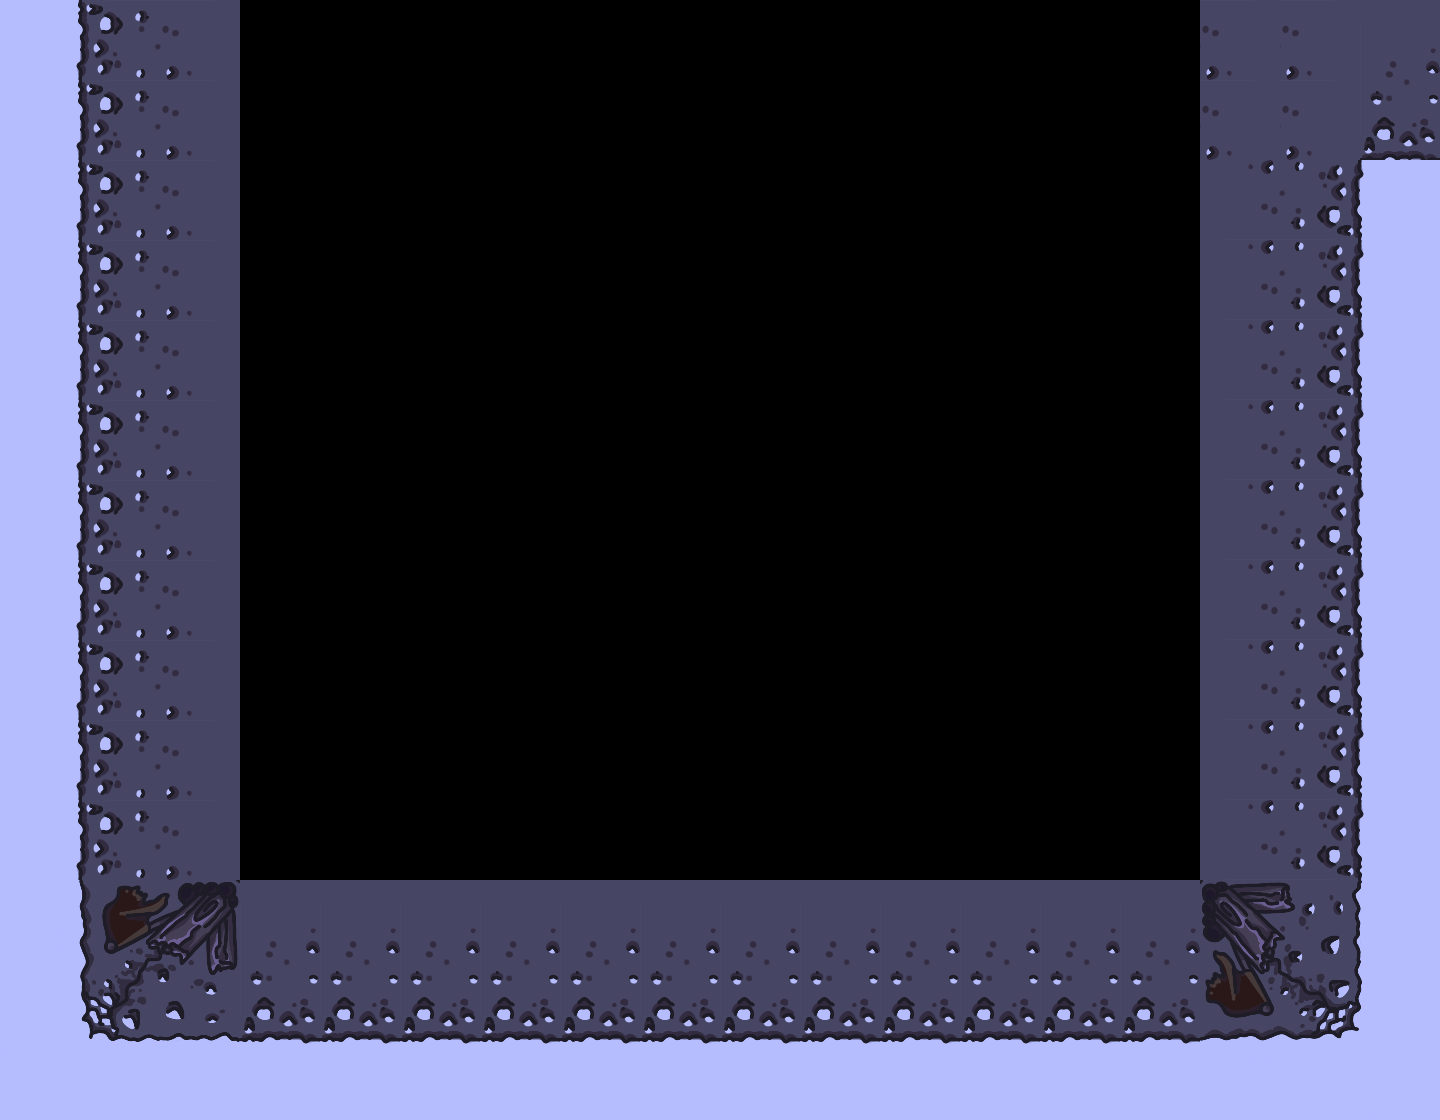

A 2D game scene composited from a Tiled map and its tileset images. What follows is a short description and the map's XML, with every tile layer's data as written:
An orthogonal 18x14 tile map with 80x80 px tiles, 2 tile layers (collision, visible), 4 tilesets and 1 object.

<map version="1.2" tiledversion="1.3.5" orientation="orthogonal" renderorder="right-down" width="18" height="14" tilewidth="80" tileheight="80" infinite="0" nextlayerid="3" nextobjectid="1">
 <tileset firstgid="1" name="WallSpritesheet" tilewidth="80" tileheight="80" tilecount="21" columns="3">
  <image source="../Art/Dungeon Sprites/WallSpritesheet.png" width="240" height="560" />
 </tileset>
 <tileset firstgid="22" name="CoralSpritesheet" tilewidth="80" tileheight="80" tilecount="15" columns="5">
  <image source="../Art/Dungeon Sprites/CoralSpritesheet.png" width="400" height="240" />
 </tileset>
 <tileset firstgid="37" name="Tiles1" tilewidth="80" tileheight="80" tilecount="1" columns="1">
  <image source="../Art/Dungeon Sprites/Tiles1.png" width="80" height="80" />
 </tileset>
 <tileset firstgid="38" name="Wall" tilewidth="80" tileheight="80" tilecount="1" columns="1">
  <image source="../Art/Dungeon Sprites/Wall.png" width="80" height="80" />
  <tile id="0">
   <objectgroup draworder="index" id="2">
    <object id="1" x="0.24587" y="0.24587" width="79.7849" height="79.4161" />
   </objectgroup>
  </tile>
 </tileset>
 <layer id="2" name="collision" width="18" height="14">
  <data encoding="csv">
38,38,38,0,0,0,0,0,0,0,0,0,0,0,0,38,38,38,
38,38,38,0,0,0,0,0,0,0,0,0,0,0,0,38,38,38,
38,38,38,0,0,0,0,0,0,0,0,0,0,0,0,38,38,38,
38,38,38,0,0,0,0,0,0,0,0,0,0,0,0,38,38,38,
38,38,38,0,0,0,0,0,0,0,0,0,0,0,0,38,38,38,
38,38,38,0,0,0,0,0,0,0,0,0,0,0,0,38,38,38,
38,38,38,0,0,0,0,0,0,0,0,0,0,0,0,38,38,38,
38,38,38,0,0,0,0,0,0,0,0,0,0,0,0,38,38,38,
38,38,38,0,0,0,0,0,0,0,0,0,0,0,0,38,38,38,
38,38,38,0,0,0,0,0,0,0,0,0,0,0,0,38,38,38,
38,38,38,0,0,0,0,0,0,0,0,0,0,0,0,38,38,38,
38,38,38,38,38,38,38,38,38,38,38,38,38,38,38,38,38,38,
38,38,38,38,38,38,38,38,38,38,38,38,38,38,38,38,38,38,
38,38,38,38,38,38,38,38,38,38,38,38,38,38,38,38,38,38
</data>
 </layer>
 <layer id="1" name="visible" width="18" height="14">
  <data encoding="csv">
10,11,12,0,0,0,0,0,0,0,0,0,0,0,0,12,12,1610612748,
10,11,12,0,0,0,0,0,0,0,0,0,0,0,0,12,12,1610612747,
10,11,12,0,0,0,0,0,0,0,0,0,0,0,0,3221225484,3221225483,3221225482,
10,11,12,0,0,0,0,0,0,0,0,0,0,0,0,3221225484,3221225483,3221225482,
10,11,12,0,0,0,0,0,0,0,0,0,0,0,0,3221225484,3221225483,3221225482,
10,11,12,0,0,0,0,0,0,0,0,0,0,0,0,3221225484,3221225483,3221225482,
10,11,12,0,0,0,0,0,0,0,0,0,0,0,0,3221225484,3221225483,3221225482,
10,11,12,0,0,0,0,0,0,0,0,0,0,0,0,3221225484,3221225483,3221225482,
10,11,12,0,0,0,0,0,0,0,0,0,0,0,0,3221225484,3221225483,3221225482,
10,11,12,0,0,0,0,0,0,0,0,0,0,0,0,3221225484,3221225483,3221225482,
10,11,12,0,0,0,0,0,0,0,0,0,0,0,0,3221225484,3221225483,3221225482,
13,14,15,1610612748,1610612748,1610612748,1610612748,1610612748,1610612748,1610612748,1610612748,1610612748,1610612748,1610612748,1610612748,1610612751,1610612754,1610612757,
16,17,18,1610612747,1610612747,1610612747,1610612747,1610612747,1610612747,1610612747,1610612747,1610612747,1610612747,1610612747,1610612747,1610612750,1610612753,1610612756,
19,20,21,1610612746,1610612746,1610612746,1610612746,1610612746,1610612746,1610612746,1610612746,1610612746,1610612746,1610612746,1610612746,1610612749,1610612752,1610612755
</data>
 </layer>
</map>
